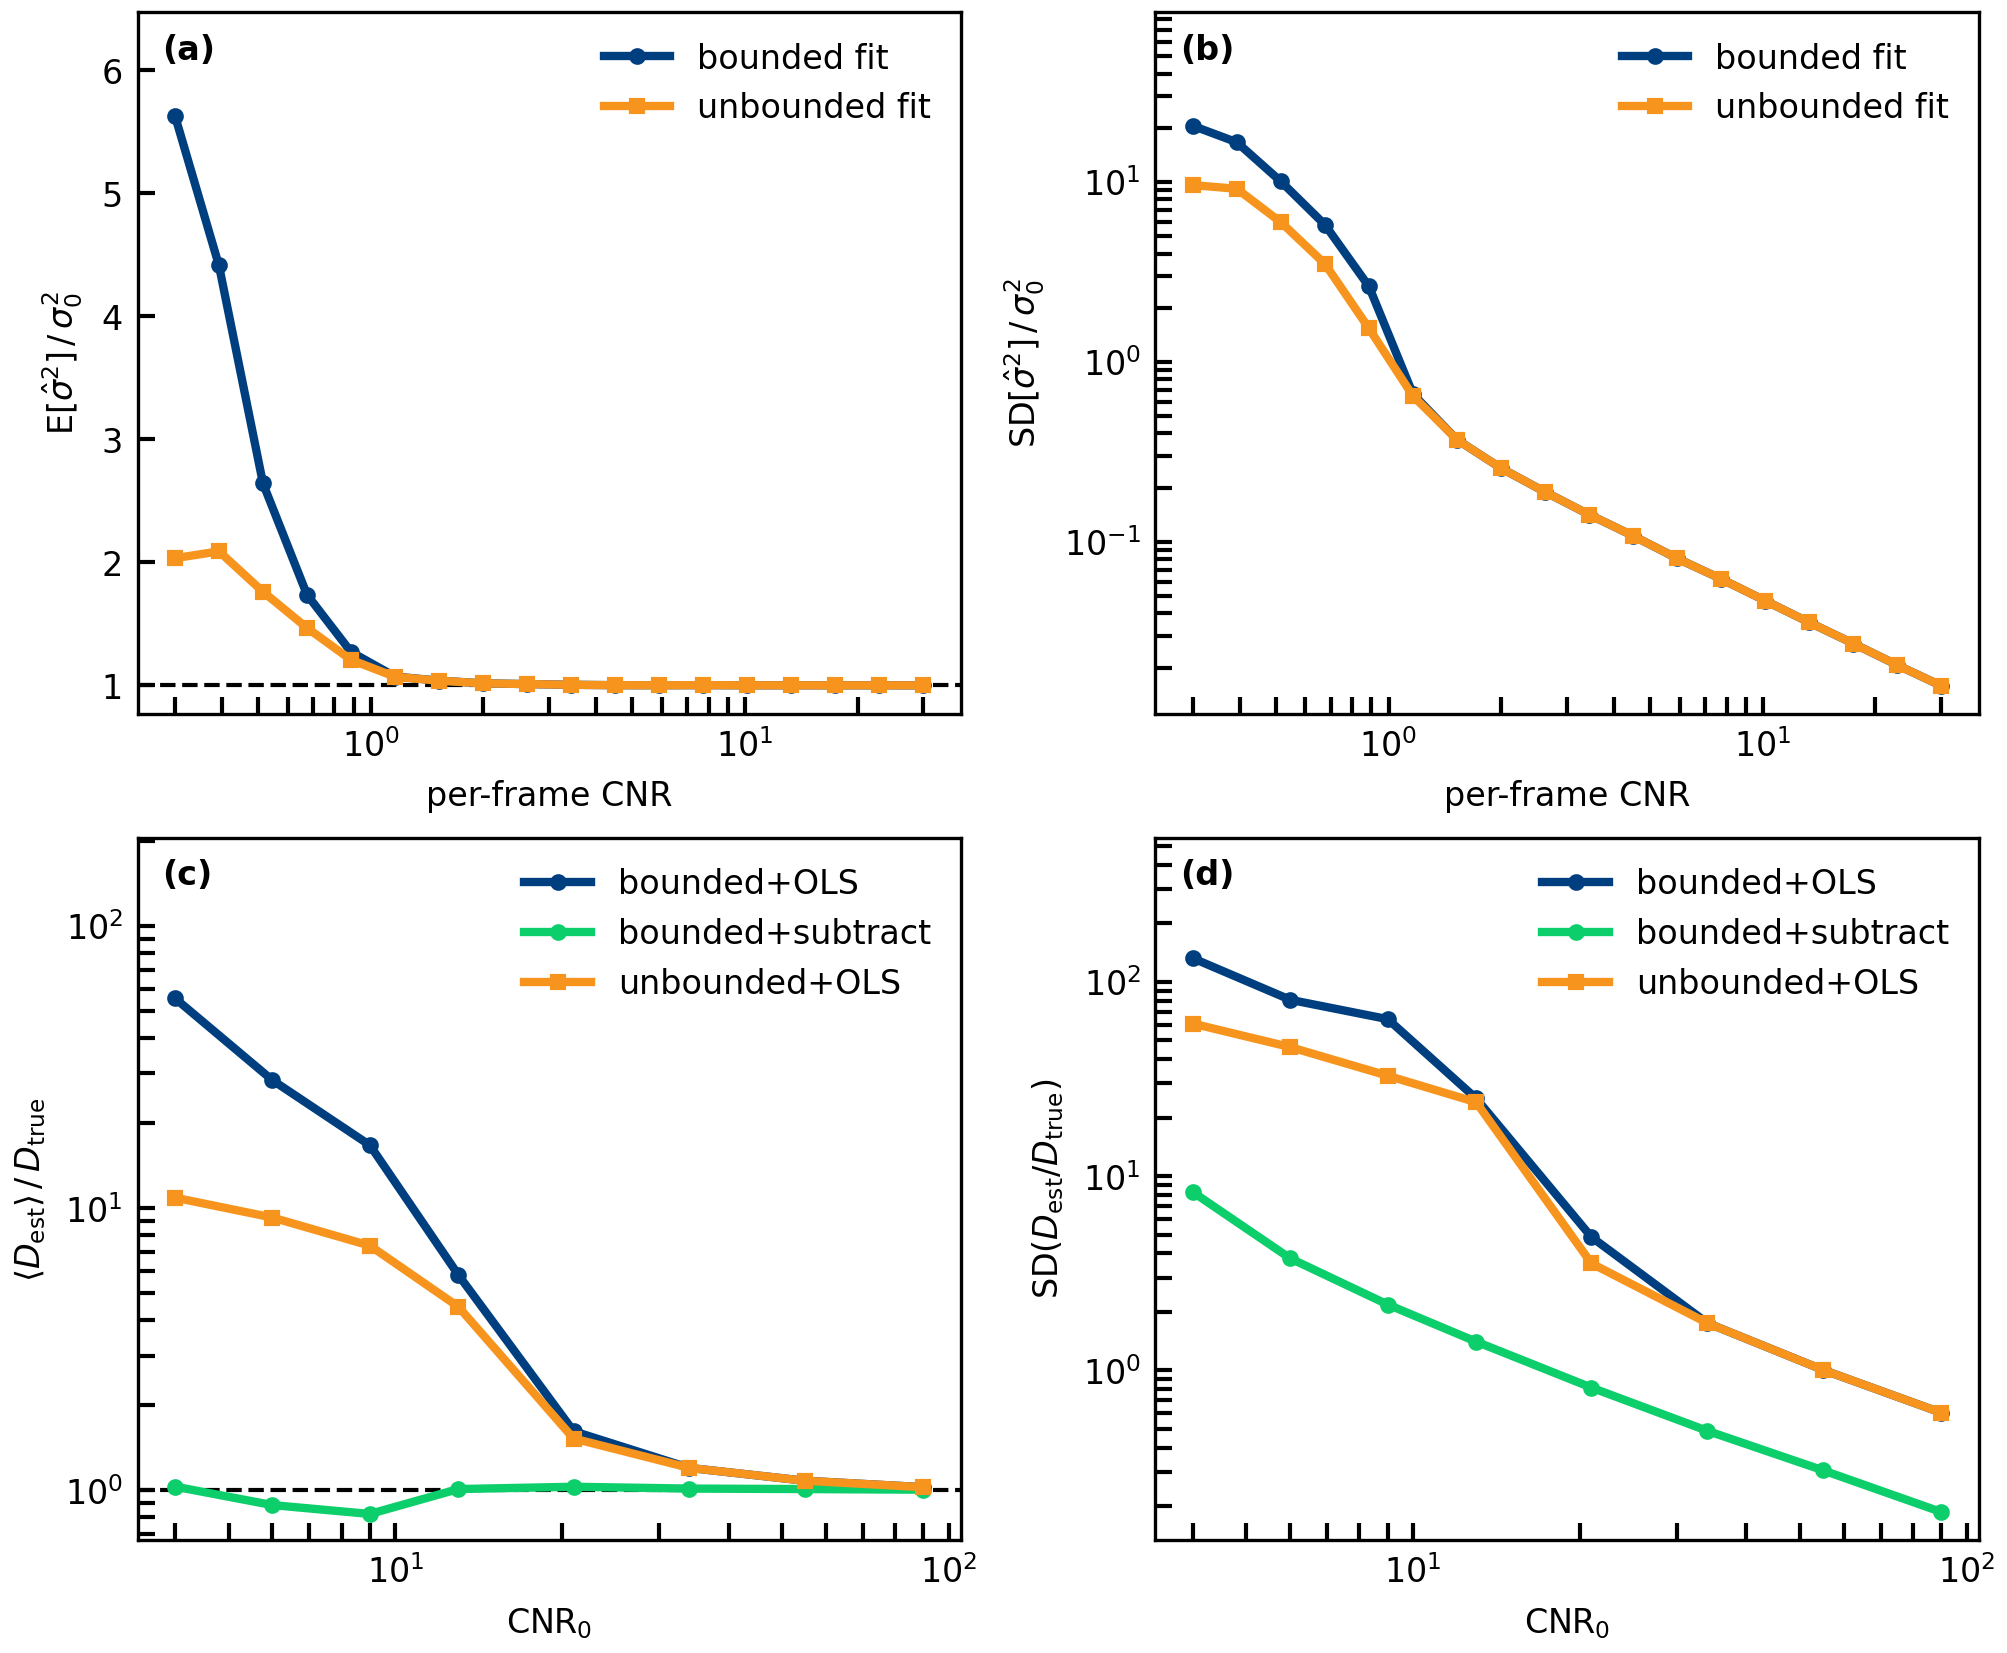

Recreate this plot in Python.
"""Head-to-head: the noise-bias correction vs an unbounded width fit.

The expert panel's open question: is the correction even needed? An estimator
that admits negative variance has no wall at zero to fold against, so it should
be unbiased without any correction -- at some cost in variance. This script
quantifies that trade-off against the derived correction, on identical data.

The unbounded comparator (:class:`UnboundedGaussianModel`) is the *same*
shape-matched Gaussian, fitted in the precision parameter ``b = 1 / sigma^2``
so the fitted variance ``1 / b`` can take any sign and the wall at zero is
genuinely gone (a variance parameterisation cannot do this -- ``sigma^2 = 0``
is an uncrossable singularity). It is the sharpest possible challenger because,
being shape-matched, it is near-CRLB efficient -- unlike the shape-general
unbounded route (the moment estimator), which is carried here as the
catastrophic reference and is the only unbounded option for the Voigt /
generalized-Gaussian shapes (a signed precision has no clean meaning for their
scale parameter, so the parametric unbounded fit is Gaussian-specific).

Two levels:

* **Per-frame (the mechanism).** Isolated single profiles at sigma^2 = sigma_0^2
  across a sweep of per-frame CNR (no diffusion, no decay). Reports the mean
  fitted variance (bias) and its SD (precision) for the bounded and unbounded
  fits.
* **D-level (the deliverable).** A full diffusion experiment across a CNR_0
  sweep. Reports <D>/D_true (bias) and SD(D/D_true) (precision) for the bounded
  fit + OLS (naive), the bounded fit + subtract (the method), the
  unbounded fit + OLS (no correction), and the moment estimator + OLS.

All variances in sigma_0^2; D ratios are dimensionless.

Set ``WIDTH_DEBIAS_WORKERS=0`` to use all cores.

Usage::

    .venv/Scripts/python.exe experiments/estimator-comparison/unbounded_fit_comparison.py
"""
from __future__ import annotations

import os
import sys
import time

import numpy as np

sys.path.insert(0, os.path.join(os.path.dirname(__file__), "..", "..", "src"))

from width_debias import (Experiment, GaussianModel, MomentModel,  # noqa: E402
                            UnboundedGaussianModel, calibrate_d_free, evaluate,
                            run_ensemble)
from width_debias.fit import fit_D  # noqa: E402
from width_debias.weights import msd_and_weights  # noqa: E402

# --- Per-frame (isolated single-profile) sweep -----------------------------
PF_CNR_GRID = np.logspace(np.log10(0.3), np.log10(30.0), 18)
PF_N_RUNS = 15_000

# --- D-level sweep ---------------------------------------------------------
EXP = Experiment(sigma0=1.0, D=0.02, tau=1.0, n_frames=12, t_max=3.0)
D_CNR0_GRID = np.array([4.0, 6.0, 9.0, 13.0, 21.0, 34.0, 55.0, 90.0])
D_N_RUNS = 2500

# Calibration for the noise-bias correction (D-free, standard geometry).
CAL_CNR0_GRID = np.logspace(np.log10(2.0), np.log10(100.0), 50)
CAL_N_RUNS = 1500


# --- Per-frame statistics --------------------------------------------------
def isolated_stats(cnr: float, model, n_runs: int, seed: int):
    """Mean, SD, negative-fraction and NaN-fraction of the fitted variance for
    isolated profiles at sigma^2 = sigma_0^2 and per-frame CNR ``cnr``.

    A no-decay (large tau), no-diffusion (D=0) experiment puts every frame at
    the same per-frame CNR, so one ``run_ensemble`` column is a clean isolated
    single-profile sample -- and it inherits the parallel machinery.
    """
    exp = Experiment(sigma0=1.0, D=0.0, tau=1.0e9, n_frames=2, t_max=1.0)
    ens = run_ensemble(exp, float(cnr), n_runs=n_runs, seed=seed, model=model)
    v = ens.variance[:, 0]
    finite = np.isfinite(v)
    vf = v[finite]
    nan_frac = float(np.mean(~finite))
    if vf.size < 2:
        return np.nan, np.nan, np.nan, nan_frac
    neg_frac = float(np.mean(vf < 0.0))
    return float(vf.mean()), float(vf.std(ddof=1)), neg_frac, nan_frac


def per_frame_sweep():
    print("Per-frame mechanism: isolated profiles at sigma^2 = 1 sigma_0^2")
    print(f"  {PF_N_RUNS} fits per CNR cell, seeds 7000 + i "
          "(the same profiles for both fits)\n")
    header = (f"  {'CNR':>7}{'bnd mean':>10}{'bnd SD':>9}"
              f"{'unb mean':>10}{'unb SD':>9}{'unb neg':>9}{'unb NaN':>9}")
    print(header)
    rows = []
    for i, cnr in enumerate(PF_CNR_GRID):
        bm, bsd, _, _ = isolated_stats(cnr, GaussianModel(), PF_N_RUNS,
                                       seed=7000 + i)
        um, usd, uneg, unan = isolated_stats(cnr, UnboundedGaussianModel(),
                                             PF_N_RUNS, seed=7000 + i)
        rows.append((cnr, bm, bsd, um, usd, uneg, unan))
        print(f"  {cnr:7.2f}{bm:10.4f}{bsd:9.4f}{um:10.4f}{usd:9.4f}"
              f"{uneg:9.4f}{unan:9.4f}", flush=True)
    return rows


# --- D-level statistics ----------------------------------------------------
def d_ols(exp: Experiment, grid: np.ndarray, profile_model, n_runs: int,
          seed: int):
    """<D>/D_true, its median, and SD under OLS for one profile model.

    OLS needs no truncation model (it neither corrects points nor reweights),
    so this isolates the estimator's own bias and precision.
    """
    grid = np.asarray(grid, float)
    mean = np.full(grid.size, np.nan)
    median = np.full(grid.size, np.nan)
    spread = np.full(grid.size, np.nan)
    for i, cnr0 in enumerate(grid):
        ens = run_ensemble(exp, float(cnr0), n_runs=n_runs, seed=seed + i,
                           model=profile_model)
        ratios = []
        for r in range(ens.n_runs):
            msd, w = msd_and_weights("ols", ens.variance[r], ens.cnr_frame,
                                     None)
            d = fit_D(exp.times, msd, w)
            if d.ok and np.isfinite(d.D):
                ratios.append(d.D / exp.D)
        ratios = np.asarray(ratios, float)
        if ratios.size:
            mean[i] = ratios.mean()
            median[i] = np.median(ratios)
            spread[i] = ratios.std()
    return mean, median, spread


def d_level_sweep():
    print("\nD-level head-to-head: full diffusion experiment")
    print(f"  D = {EXP.D} sigma_0^2/tau (L_D/FWHM_0 ~ 0.085), "
          f"{D_N_RUNS} runs/CNR_0, evaluation seeds 20000 + i "
          "(the same realisations for every arm)\n")

    print(f"  Building D-free calibration (calibrate_d_free, "
          f"{CAL_CNR0_GRID.size} CNR_0, {CAL_N_RUNS} runs/cell, seeds 1 + i)...",
          flush=True)
    t0 = time.time()
    trunc = calibrate_d_free(CAL_CNR0_GRID, n_runs=CAL_N_RUNS, seed=1,
                             model=GaussianModel())
    print(f"  Calibration done [{time.time() - t0:.0f}s]", flush=True)

    # Bounded fit: OLS (naive) and subtract (the method), from one sweep.
    print("  Bounded Gaussian fit (OLS + subtract)...", flush=True)
    bounded = evaluate(EXP, D_CNR0_GRID, trunc, n_runs=D_N_RUNS, seed=20000,
                       profile_model=GaussianModel())
    print("  Unbounded Gaussian fit (OLS)...", flush=True)
    unb_mean, unb_med, unb_sd = d_ols(EXP, D_CNR0_GRID,
                                      UnboundedGaussianModel(), D_N_RUNS,
                                      seed=20000)
    print("  Moment estimator (OLS)...", flush=True)
    mom_mean, mom_med, mom_sd = d_ols(EXP, D_CNR0_GRID, MomentModel(),
                                      D_N_RUNS, seed=20000)

    series = {
        "bounded+OLS":    (bounded["ols"].mean_bias, bounded["ols"].spread),
        "bounded+subtract": (bounded["subtract"].mean_bias,
                           bounded["subtract"].spread),
        "unbounded+OLS":  (unb_mean, unb_sd),
        "moment+OLS":     (mom_mean, mom_sd),
    }

    print("\n  <D_est>/D_true   (1.000 = unbiased)")
    print("  CNR_0 " + "".join(f"{k:>18}" for k in series))
    for i, c0 in enumerate(D_CNR0_GRID):
        print(f"  {c0:5.0f} " + "".join(f"{series[k][0][i]:18.3f}"
                                        for k in series))
    print("\n  SD(D_est/D_true)   (precision; lower = tighter)")
    print("  CNR_0 " + "".join(f"{k:>18}" for k in series))
    for i, c0 in enumerate(D_CNR0_GRID):
        print(f"  {c0:5.0f} " + "".join(f"{series[k][1][i]:18.3f}"
                                        for k in series))
    return series


# --- Figure ----------------------------------------------------------------
DICE = {"blue": "#003f7f", "gold": "#f7941e", "green": "#0cce6b"}
inch = 1 / 2.54


def make_figure(pf_rows, d_series):
    try:
        import matplotlib
        matplotlib.use("Agg")
        import matplotlib.pyplot as plt
    except ImportError:
        print("\n[matplotlib not installed -- skipping figure]")
        return

    fs = 8
    fig, axes = plt.subplots(2, 2, layout="constrained",
                             figsize=(17 * inch, 14 * inch))
    for letter, ax in zip("abcd", axes.flat):
        ax.tick_params(axis="both", which="both", direction="in",
                       top=False, right=False, labelsize=fs, length=4, width=1)
        ax.set_facecolor("white")
        ax.text(0.03, 0.97, f"({letter})", transform=ax.transAxes, va="top",
                fontsize=fs, fontweight="bold")
    fig.patch.set_alpha(0)

    cnr = np.array([r[0] for r in pf_rows])
    bm = np.array([r[1] for r in pf_rows])
    bsd = np.array([r[2] for r in pf_rows])
    um = np.array([r[3] for r in pf_rows])
    usd = np.array([r[4] for r in pf_rows])

    # Panel A: per-frame bias (mean fitted variance vs CNR).
    axA = axes[0, 0]
    axA.axhline(1.0, ls="--", c="k", lw=1)
    axA.plot(cnr, bm, "-o", color=DICE["blue"], lw=2, ms=3,
             label="bounded fit")
    axA.plot(cnr, um, "-s", color=DICE["gold"], lw=2, ms=3,
             label="unbounded fit")
    axA.set_xscale("log")
    axA.set_xlabel("per-frame CNR", fontsize=fs)
    axA.set_ylabel(r"$\mathrm{E}[\hat{\sigma}^2]\,/\,\sigma_0^2$", fontsize=fs)
    axA.legend(frameon=False, fontsize=fs)

    # Panel B: per-frame precision (SD of fitted variance vs CNR).
    axB = axes[0, 1]
    axB.plot(cnr, bsd, "-o", color=DICE["blue"], lw=2, ms=3,
             label="bounded fit")
    axB.plot(cnr, usd, "-s", color=DICE["gold"], lw=2, ms=3,
             label="unbounded fit")
    axB.set_xscale("log")
    axB.set_yscale("log")
    axB.set_xlabel("per-frame CNR", fontsize=fs)
    axB.set_ylabel(r"$\mathrm{SD}[\hat{\sigma}^2]\,/\,\sigma_0^2$", fontsize=fs)
    axB.legend(frameon=False, fontsize=fs)

    cnr0 = D_CNR0_GRID
    # The moment estimator is omitted from the figure: its D is negative and
    # ~10^5 off scale (catastrophic), so on the shared log axes it cannot be
    # drawn and would squash the three width-fit curves. Its numbers are in the
    # printed table and the caption note instead (cf. moment_estimator_failure.py).
    d_style = {
        "bounded+OLS":    (DICE["blue"], "-o"),
        "bounded+subtract": (DICE["green"], "-o"),
        "unbounded+OLS":  (DICE["gold"], "-s"),
    }

    # Panel C: D bias vs CNR_0.
    axC = axes[1, 0]
    axC.axhline(1.0, ls="--", c="k", lw=1)
    for label, (color, ls) in d_style.items():
        axC.plot(cnr0, d_series[label][0], ls, color=color, lw=2, ms=3,
                 label=label)
    axC.set_xscale("log")
    axC.set_yscale("log")
    axC.set_xlabel(r"$\mathrm{CNR}_0$", fontsize=fs)
    axC.set_ylabel(r"$\langle D_{\mathrm{est}}\rangle\,/\,D_{\mathrm{true}}$",
                   fontsize=fs)
    axC.legend(frameon=False, fontsize=fs)

    # Panel D: D precision vs CNR_0.
    axD = axes[1, 1]
    for label, (color, ls) in d_style.items():
        axD.plot(cnr0, d_series[label][1], ls, color=color, lw=2, ms=3,
                 label=label)
    axD.set_xscale("log")
    axD.set_yscale("log")
    axD.set_xlabel(r"$\mathrm{CNR}_0$", fontsize=fs)
    axD.set_ylabel(r"$\mathrm{SD}(D_{\mathrm{est}}/D_{\mathrm{true}})$",
                   fontsize=fs)
    axD.legend(frameon=False, fontsize=fs)

    # Headroom at the top of every panel: the first data point sits in the
    # upper-left corner, where the panel letter goes.
    for ax in axes.flat:
        lo, hi = ax.get_ylim()
        if ax.get_yscale() == "log":
            ax.set_ylim(lo, hi * 3.0)
        else:
            ax.set_ylim(lo, hi + 0.12 * (hi - lo))

    os.makedirs("output", exist_ok=True)
    out = os.path.join("output", "unbounded_fit_comparison.png")
    fig.savefig(out, dpi=300)
    plt.close(fig)
    print(f"\nFigure written to {out}")


def save_results(pf_rows, d_series):
    """Persist the computed arrays so the figure can be re-rendered (or restyled)
    without repeating the 60-minute Monte Carlo."""
    os.makedirs("output", exist_ok=True)
    out = os.path.join("output", "unbounded_fit_comparison.npz")
    payload = {"pf_rows": np.array(pf_rows, float), "cnr0": D_CNR0_GRID}
    for k, (bias, sd) in d_series.items():
        key = k.replace("+", "_")
        payload[f"{key}__bias"] = np.asarray(bias, float)
        payload[f"{key}__sd"] = np.asarray(sd, float)
    np.savez(out, **payload)
    print(f"Results saved to {out}")


def main() -> None:
    t0 = time.time()
    pf_rows = per_frame_sweep()
    d_series = d_level_sweep()
    save_results(pf_rows, d_series)
    make_figure(pf_rows, d_series)
    print(f"\n[total {(time.time() - t0) / 60:.1f} min]")


if __name__ == "__main__":
    main()
